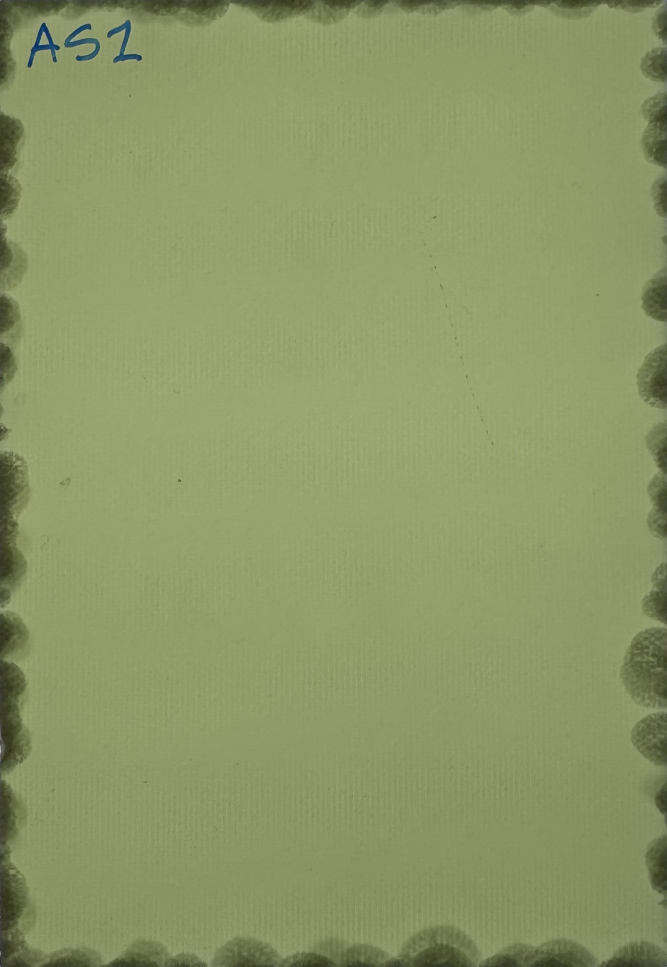
#> input picture corrected/AS1 Front.jpeg, 2000 x 2900 px, found by its file name (shown at 1/3 size)
$ python fitcurve.py
#> lines starting #> are read from the running program, lines starting #| are printed output that depends on the picture
import numpy as np
from scipy.signal import find_peaks
import cv2
from matplotlib import pyplot as plt
import os

import pylab as plb
import matplotlib.pyplot as plt
from scipy.optimize import curve_fit


img = cv2.imread('corrected\AS1 Front.jpeg', cv2.IMREAD_GRAYSCALE)
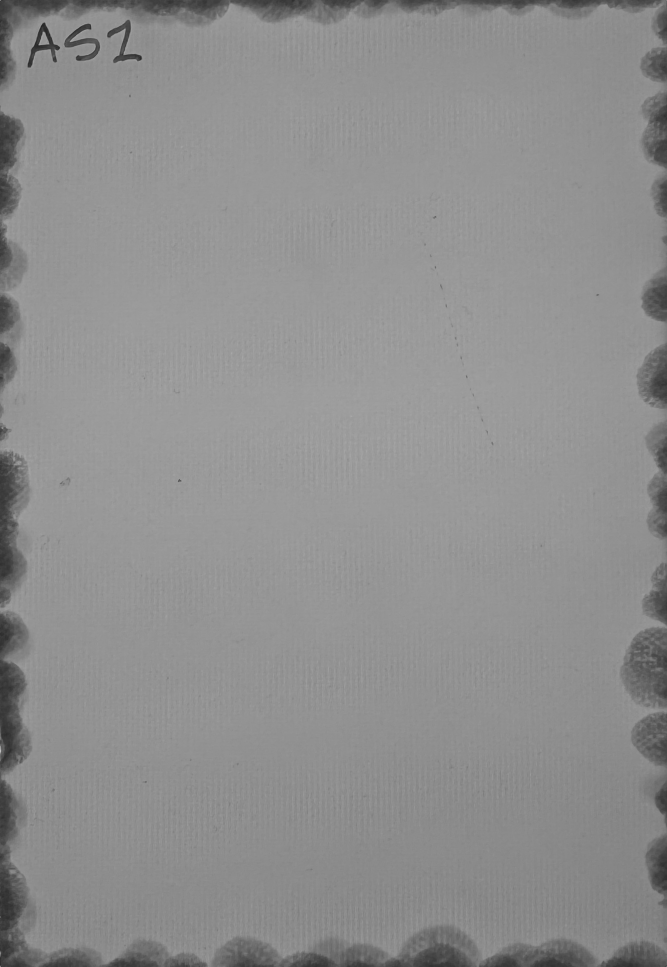
#> img: shape (2900, 2000) (shown at 1/3 size); min 26, max 236, mean 142.9
size = img.shape
#> size = (2900, 2000)
img = img[270:1800,300:1400]
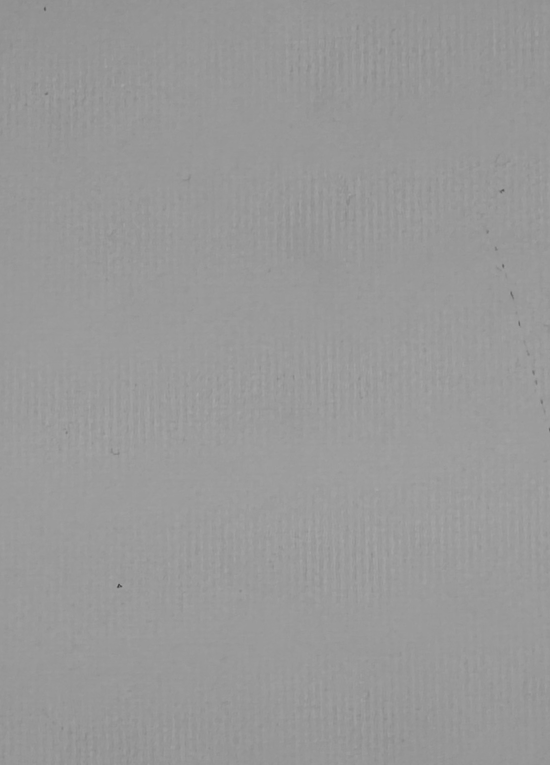
#> img: shape (1530, 1100) (shown at 1/2 size); min 46, max 177, mean 152.6
img = cv2.resize(img, (size))
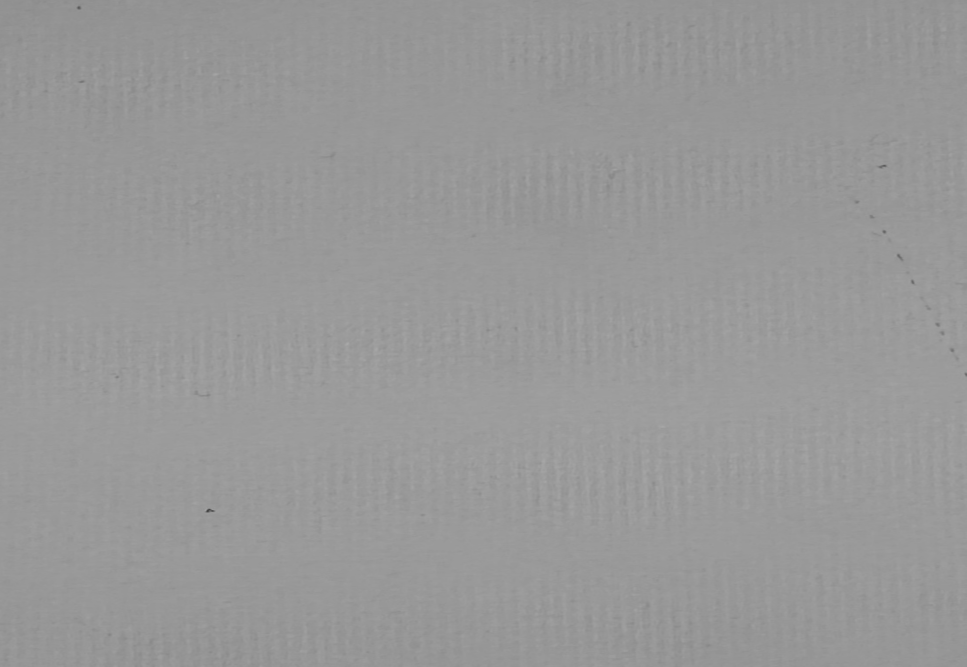
#> img: shape (2000, 2900) (shown at 1/3 size); min 47, max 172, mean 152.5
histogram, bin_edges = np.histogram(img, bins=256, range=(0, 255))
#> histogram = 256 values, max 771182 at index 153, min 0 at index 0, mean 22656.2; bin_edges = 257 values from 0 to 255
data = []
for index, x in enumerate(histogram):
    data.append([index,histogram[index]])
#> this loop made 256 passes
#> x on passes 1 to 3: 0, 0, 0
#> after the loop, data = 256 pairs, first value 0 to 255, second value 0 to 771182
data = np.array(data)
#save data to csv
np.savetxt("undamagedData.csv", data, delimiter=",")

$ run again, with corrected/AS2 Front.jpeg copied over corrected/AS1 Front.jpeg
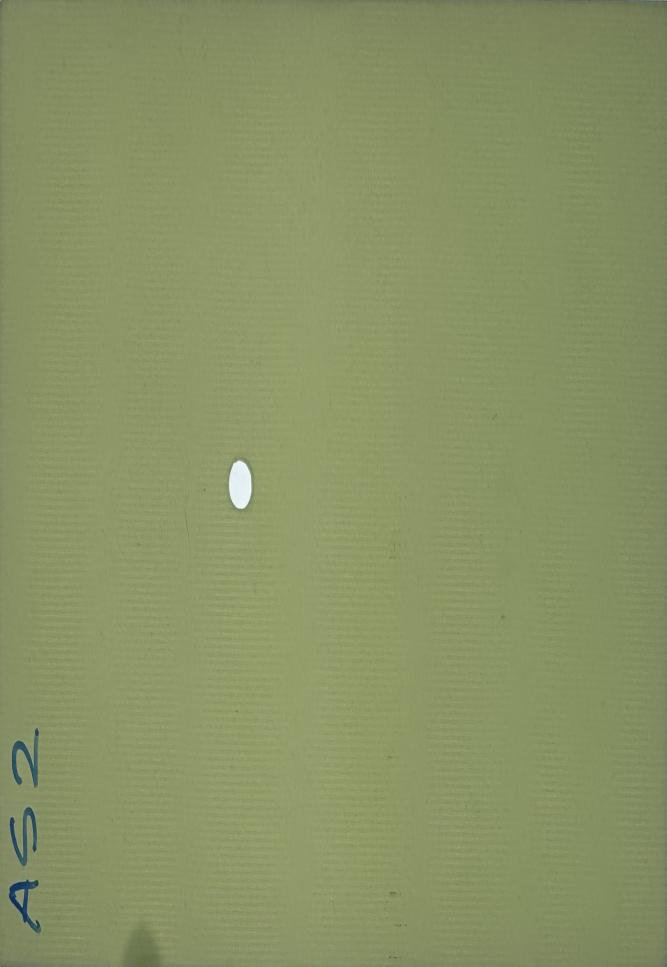
#> input picture corrected/AS2 Front.jpeg, 2000 x 2900 px, found by its file name (shown at 1/3 size)
#> `img = img[270:1800,300:1400]`:
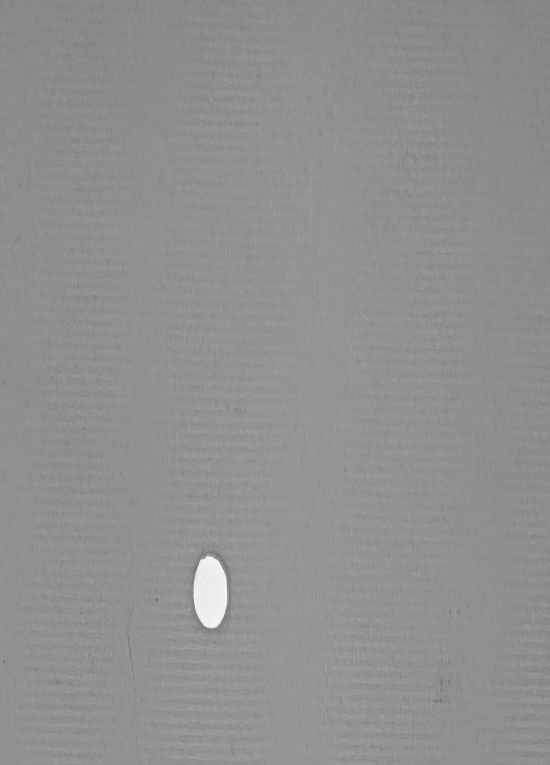
#> img: shape (1530, 1100) (shown at 1/2 size); min 106, max 253, mean 143.7
#> `img = cv2.resize(img, (size))`:
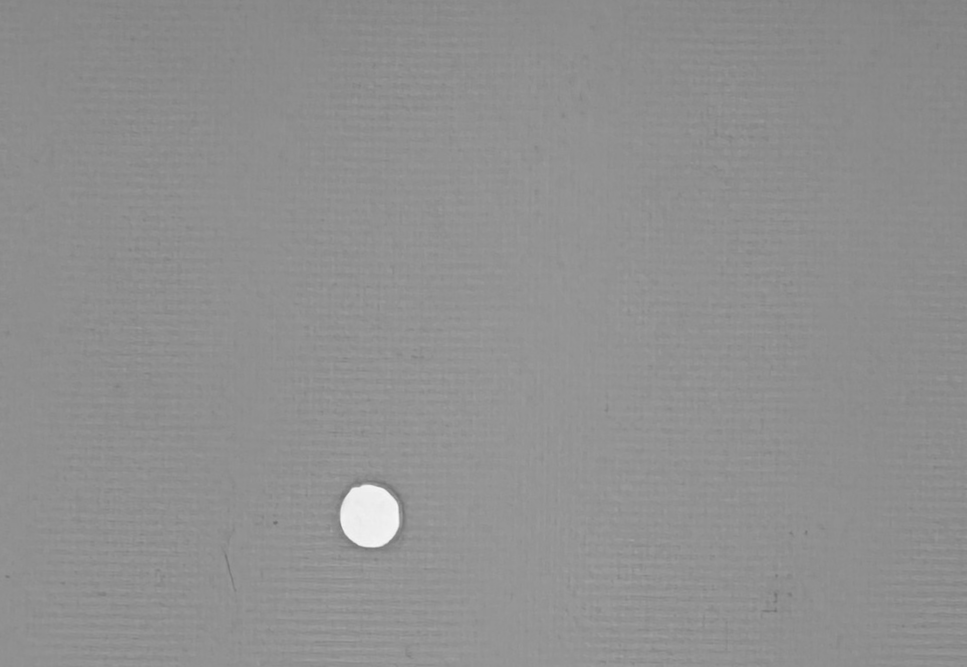
#> img: shape (2000, 2900) (shown at 1/3 size); min 107, max 251, mean 143.6
#> histogram = 256 values, max 590801 at index 143, min 0 at index 0, mean 22656.2; bin_edges = 257 values from 0 to 255
#> after the loop `for index, x in enumerate(histogram):`: data = 256 pairs, first value 0 to 255, second value 0 to 590801

$ run again, with corrected/AS4 Front.jpeg copied over corrected/AS1 Front.jpeg
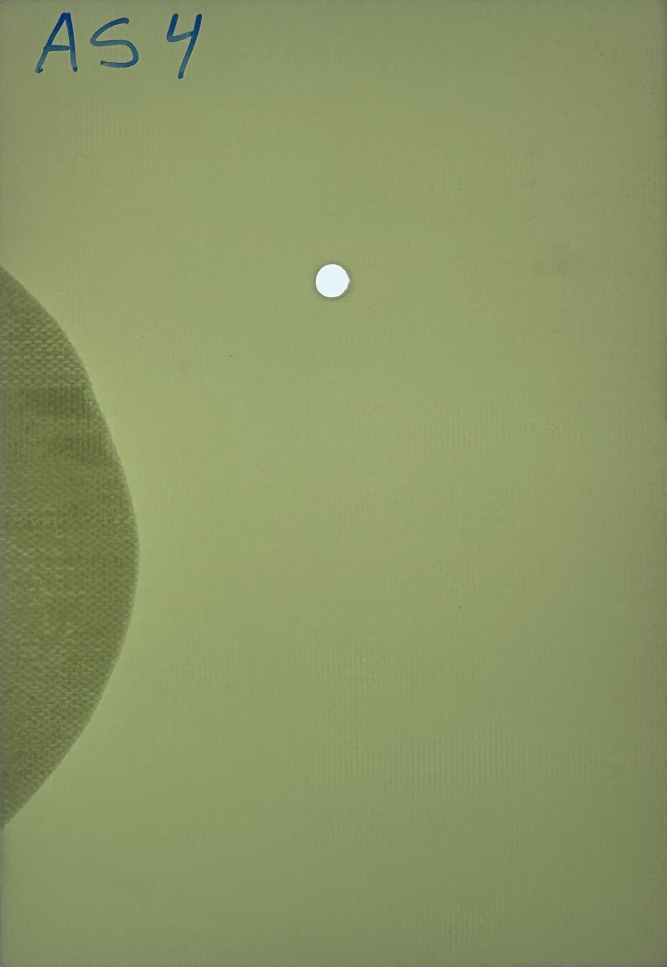
#> input picture corrected/AS4 Front.jpeg, 2000 x 2900 px, found by its file name (shown at 1/3 size)
#> `img = img[270:1800,300:1400]`:
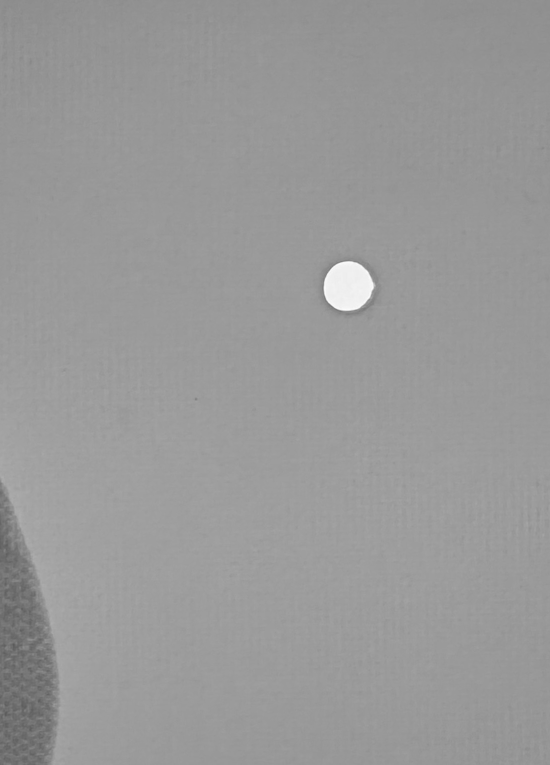
#> img: shape (1530, 1100) (shown at 1/2 size); min 87, max 255, mean 152.7
#> `img = cv2.resize(img, (size))`:
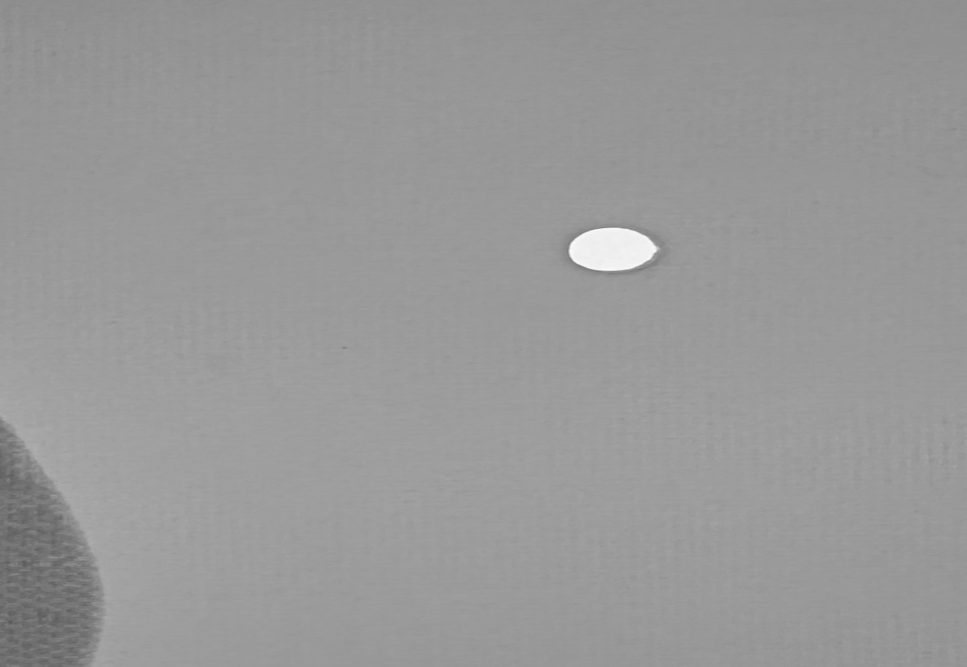
#> img: shape (2000, 2900) (shown at 1/3 size); min 87, max 254, mean 152.6
#> histogram = 256 values, max 589344 at index 153, min 0 at index 0, mean 22656.2; bin_edges = 257 values from 0 to 255
#> after the loop `for index, x in enumerate(histogram):`: data = 256 pairs, first value 0 to 255, second value 0 to 589344
